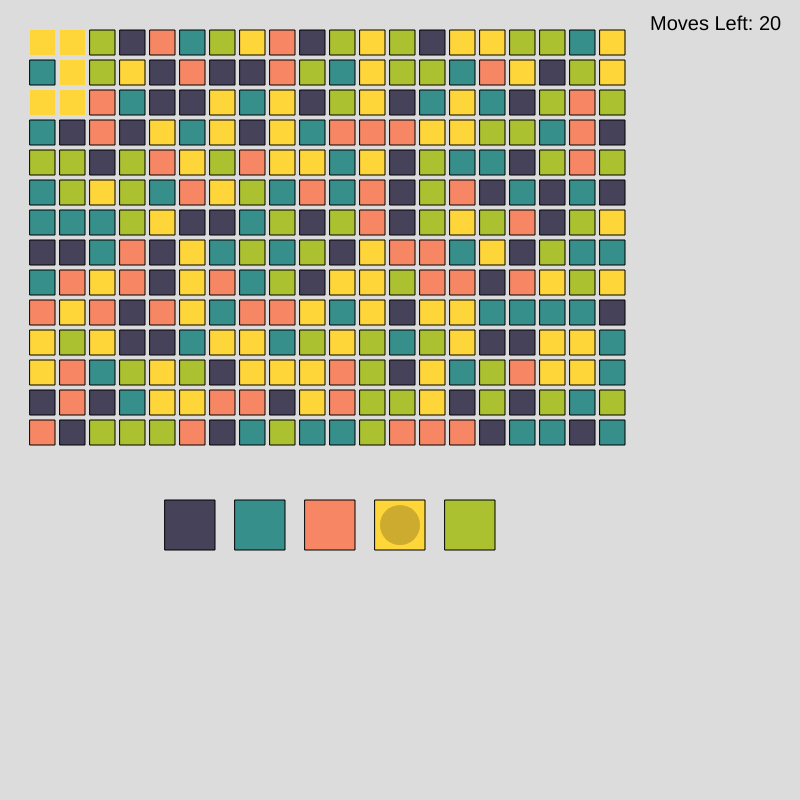
Frame 1 (no input)
Frame 60 (no input): identical to frame 1, image omitted
Frame 120 (the mouse pressed at the canvas centre since frame 60): identical to frame 1, image omitted

The p5.js sketch that drew this single still picture (run headless with seeded random() and noise() and a simulated clock; from frame 60 on, the mouse is pressed at the canvas centre):

// p5.js sketch
// ── sketch.js
let boxes = [];
let colors = [];
let selectedColor;
let floodZone = [];
let movesLeft = 20;
let win = false;

function setup() {
    createCanvas(800, 800);
    colors = [color(69,66,90), color(54,143,139), color(247,135,100), color(255,214,57), color(172,193,47)];
    for (let i = 0; i < 20; i++) {
        let column = [];
        for (let j = 0; j < 14; j++) {
            column.push(new Box(randColor(), false, (i + 1) * 30, (j + 1) * 30, i, j));
        }
        boxes.push(column);
    }
    selectedColor = boxes[0][0].getColor(); 
    boxes[0][0].visited = true
    floodZone.push(boxes[0][0]);
    flood(selectedColor);
    win = false;
}

function draw() {
    background(220);
    noStroke();
    textSize(20);
    fill(0);
    text("Moves Left: " + movesLeft, 650, 30);
    stroke(1);
    buttons();

    let winFlag = true;

    for (let col of boxes) {
        for (let box of col) {
            box.show();
            if (box.visited == false) { 
                winFlag = false;
            }
        }
    }
    win = winFlag;

    if (win) { 
        textSize(50);
        fill(0, 255, 0);
        noStroke();
        text("You Win! Refresh to play again.", 10, 200);
        noLoop();
    }
    if (movesLeft <= 0) {
        textSize(50);
        fill(255, 0, 0);
        noStroke();
        text("Game Over! Refresh to play again.", 10, 200);
        noLoop();
    }

}

function randColor() {
    return colors[floor(random(colors.length))];
}

function buttons() {
    fill(colors[0]);
    rect(165, 500, 50,50);
    if (selectedColor === colors[0]) {
        noStroke();
        let darkerColor = lerpColor(color(colors[0]), color(0), 0.2);
        fill(darkerColor);
        ellipse(190, 525, 40, 40);
        stroke(1);
    }

    fill(colors[1]);
    rect(235, 500, 50,50);
    if (selectedColor === colors[1]) {
        noStroke();
        let darkerColor = lerpColor(color(colors[1]), color(0), 0.2);
        fill(darkerColor);
        ellipse(260, 525, 40, 40);
        stroke(1);
    }

    fill(colors[2]);
    rect(305, 500, 50,50);
    if (selectedColor === colors[2]) {
        noStroke();
        let darkerColor = lerpColor(color(colors[2]), color(0), 0.2);
        fill(darkerColor);
        ellipse(330, 525, 40, 40);
        stroke(1);
    }

    fill(colors[3]);
    rect(375, 500, 50,50);
    if (selectedColor === colors[3]) {
        noStroke();
        let darkerColor = lerpColor(color(colors[3]), color(0), 0.2);
        fill(darkerColor);
        ellipse(400, 525, 40, 40);
        stroke(1);
    }

    fill(colors[4]);
    rect(445, 500, 50,50);
    if (selectedColor === colors[4]) {
        noStroke();
        let darkerColor = lerpColor(color(colors[4]), color(0), 0.2);
        fill(darkerColor);
        ellipse(470, 525, 40, 40);
        stroke(1);
    }
}

function flood(newColor){
    for (let box of floodZone) {
        box.color = newColor;
    }

    let queue = [...floodZone];

    while (queue.length > 0) {
        let currentBox = queue.shift();

        let neighbors = getNeighbors(currentBox);
        
        for (let neighbor of neighbors) {
            if (!neighbor.visited && neighbor.getColor() == newColor) {
                neighbor.visited = true;
                floodZone.push(neighbor);
                queue.push(neighbor);
            }
        }
    }

}

function getNeighbors(box) {
    let neighbors = [];
    let i = box.i;
    let j = box.j;

    if (i > 0) neighbors.push(boxes[i - 1][j]);
    if (i < boxes.length - 1) neighbors.push(boxes[i + 1][j]); 
    if (j > 0) neighbors.push(boxes[i][j - 1]);
    if (j < boxes[i].length - 1) neighbors.push(boxes[i][j + 1]);

    return neighbors;
}

function mousePressed() {
    if (mouseY >= 500 && mouseY <= 550) {

        if (mouseX >= 165 && mouseX <= 215) {
            click(colors[0]);
        }
        else if (mouseX >= 235 && mouseX <= 285) {
            click(colors[1]);
        }
        else if (mouseX >= 305 && mouseX <= 355) {
            click(colors[2]);
        }
        else if (mouseX >= 375 && mouseX <= 425) {
            click(colors[3]);
        }
        else if (mouseX >= 445 && mouseX <= 495) {
            click(colors[4]);
        }

    }
}

function click(clickedColor) {
    if (clickedColor !== selectedColor) {
        movesLeft--;
        selectedColor = clickedColor;
        flood(selectedColor);
    }
}

class Box {
    constructor(color, visited, x, y, i, j) {
        this.color = color;
        this.visited = visited;
        this.x = x;
        this.y = y;
        this.i = i;
        this.j = j;
    }

    show() {
        stroke(1);
        fill(this.color);
        if (this.visited) {
            noStroke();
        }
        rect(this.x, this.y, 25, 25);
        stroke(1);
    }
    getColor() {
        return this.color;
    }
}
